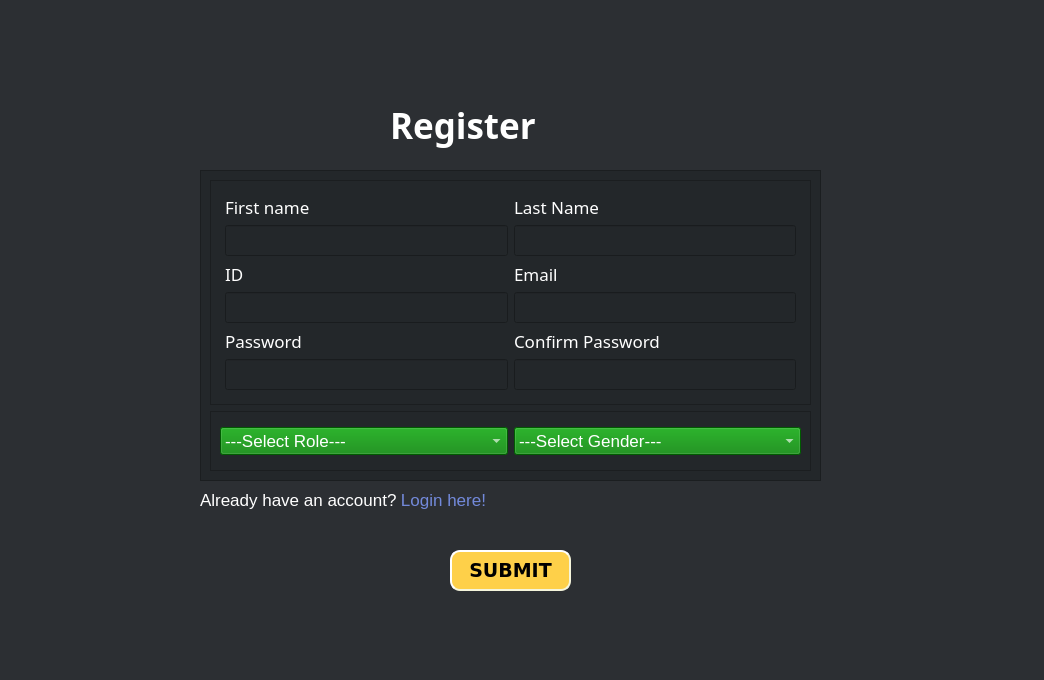
<?xml version="1.0" encoding="UTF-8"?>
<ui version="4.0">
 <class>Form</class>
 <widget class="QWidget" name="Form">
  <property name="geometry">
   <rect>
    <x>0</x>
    <y>0</y>
    <width>1044</width>
    <height>680</height>
   </rect>
  </property>
  <property name="windowTitle">
   <string>Form</string>
  </property>
  <property name="styleSheet">
   <string notr="true">background-color:#2C2F33;</string>
  </property>
  <widget class="QLabel" name="label_4">
   <property name="geometry">
    <rect>
     <x>-120</x>
     <y>330</y>
     <width>391</width>
     <height>411</height>
    </rect>
   </property>
   <property name="text">
    <string>&lt;html&gt;&lt;head/&gt;&lt;body&gt;&lt;p&gt;&lt;img src=&quot;:/illustrations/imgs/8.png&quot;/&gt;&lt;/p&gt;&lt;/body&gt;&lt;/html&gt;</string>
   </property>
  </widget>
  <widget class="QLabel" name="label_10">
   <property name="geometry">
    <rect>
     <x>-110</x>
     <y>-210</y>
     <width>321</width>
     <height>341</height>
    </rect>
   </property>
   <property name="text">
    <string>&lt;html&gt;&lt;head/&gt;&lt;body&gt;&lt;p&gt;&lt;img src=&quot;:/bg/Beige Minimal Personal Make Up Artist Logo.png&quot;/&gt;&lt;img src=&quot;:/illustrations/imgs/11.png&quot;/&gt;&lt;/p&gt;&lt;/body&gt;&lt;/html&gt;</string>
   </property>
  </widget>
  <widget class="QFrame" name="frame_2">
   <property name="geometry">
    <rect>
     <x>200</x>
     <y>170</y>
     <width>621</width>
     <height>311</height>
    </rect>
   </property>
   <property name="styleSheet">
    <string notr="true">background-color: #23272A;
</string>
   </property>
   <property name="frameShape">
    <enum>QFrame::StyledPanel</enum>
   </property>
   <property name="frameShadow">
    <enum>QFrame::Raised</enum>
   </property>
   <layout class="QGridLayout" name="gridLayout_2">
    <item row="0" column="0">
     <widget class="QFrame" name="frame_3">
      <property name="styleSheet">
       <string notr="true"/>
      </property>
      <property name="frameShape">
       <enum>QFrame::StyledPanel</enum>
      </property>
      <property name="frameShadow">
       <enum>QFrame::Raised</enum>
      </property>
      <layout class="QGridLayout" name="gridLayout_3">
       <item row="0" column="0">
        <layout class="QGridLayout" name="gridLayout">
         <property name="leftMargin">
          <number>5</number>
         </property>
         <property name="topMargin">
          <number>5</number>
         </property>
         <property name="rightMargin">
          <number>5</number>
         </property>
         <property name="bottomMargin">
          <number>5</number>
         </property>
         <item row="6" column="1">
          <widget class="QLineEdit" name="confirmPswd">
           <property name="font">
            <font>
             <pointsize>14</pointsize>
            </font>
           </property>
           <property name="styleSheet">
            <string notr="true">QLineEdit{
	color:white;
}

QLineEdit:focus{
	border: 1px solid rgb(170, 255, 0)  ;
}</string>
           </property>
           <property name="text">
            <string/>
           </property>
           <property name="echoMode">
            <enum>QLineEdit::Password</enum>
           </property>
          </widget>
         </item>
         <item row="4" column="0">
          <widget class="QLineEdit" name="id">
           <property name="font">
            <font>
             <pointsize>14</pointsize>
            </font>
           </property>
           <property name="styleSheet">
            <string notr="true">QLineEdit{
	color:white;
}

QLineEdit:focus{
	border: 1px solid rgb(170, 255, 0)  ;
}</string>
           </property>
           <property name="text">
            <string/>
           </property>
          </widget>
         </item>
         <item row="5" column="1">
          <widget class="QLabel" name="label_5">
           <property name="font">
            <font>
             <family>padmaa</family>
             <pointsize>13</pointsize>
            </font>
           </property>
           <property name="styleSheet">
            <string notr="true">color: white;</string>
           </property>
           <property name="text">
            <string>Confirm Password</string>
           </property>
          </widget>
         </item>
         <item row="3" column="0">
          <widget class="QLabel" name="label_7">
           <property name="font">
            <font>
             <family>padmaa</family>
             <pointsize>13</pointsize>
             <weight>50</weight>
             <bold>false</bold>
            </font>
           </property>
           <property name="styleSheet">
            <string notr="true">color: white;</string>
           </property>
           <property name="text">
            <string>ID</string>
           </property>
          </widget>
         </item>
         <item row="2" column="0">
          <widget class="QLineEdit" name="fname">
           <property name="font">
            <font>
             <pointsize>14</pointsize>
            </font>
           </property>
           <property name="styleSheet">
            <string notr="true">QLineEdit{
	color:white;
}

QLineEdit:focus{
	border: 1px solid rgb(170, 255, 0)  ;
}</string>
           </property>
          </widget>
         </item>
         <item row="3" column="1">
          <widget class="QLabel" name="label_8">
           <property name="font">
            <font>
             <family>padmaa</family>
             <pointsize>13</pointsize>
            </font>
           </property>
           <property name="styleSheet">
            <string notr="true">color: white;</string>
           </property>
           <property name="text">
            <string>Email</string>
           </property>
          </widget>
         </item>
         <item row="6" column="0">
          <widget class="QLineEdit" name="pswd">
           <property name="font">
            <font>
             <pointsize>14</pointsize>
            </font>
           </property>
           <property name="styleSheet">
            <string notr="true">QLineEdit{
	color:white;
}

QLineEdit:focus{
	border: 1px solid rgb(170, 255, 0)  ;
}</string>
           </property>
           <property name="echoMode">
            <enum>QLineEdit::Password</enum>
           </property>
          </widget>
         </item>
         <item row="5" column="0">
          <widget class="QLabel" name="label">
           <property name="font">
            <font>
             <family>padmaa</family>
             <pointsize>13</pointsize>
            </font>
           </property>
           <property name="styleSheet">
            <string notr="true">color: white;</string>
           </property>
           <property name="text">
            <string>Password</string>
           </property>
          </widget>
         </item>
         <item row="0" column="1">
          <widget class="QLabel" name="label_2">
           <property name="font">
            <font>
             <family>padmaa</family>
             <pointsize>13</pointsize>
             <weight>50</weight>
             <bold>false</bold>
            </font>
           </property>
           <property name="styleSheet">
            <string notr="true">color:white;</string>
           </property>
           <property name="text">
            <string>Last Name</string>
           </property>
          </widget>
         </item>
         <item row="2" column="1">
          <widget class="QLineEdit" name="lname">
           <property name="font">
            <font>
             <pointsize>14</pointsize>
            </font>
           </property>
           <property name="styleSheet">
            <string notr="true">QLineEdit{
	color:white;
}

QLineEdit:focus{
	border: 1px solid rgb(170, 255, 0)  ;
}</string>
           </property>
          </widget>
         </item>
         <item row="4" column="1">
          <widget class="QLineEdit" name="email">
           <property name="font">
            <font>
             <pointsize>14</pointsize>
            </font>
           </property>
           <property name="styleSheet">
            <string notr="true">QLineEdit{
	color:white;
}

QLineEdit:focus{
	border: 1px solid rgb(170, 255, 0)  ;
}</string>
           </property>
          </widget>
         </item>
         <item row="0" column="0">
          <widget class="QLabel" name="label_6">
           <property name="font">
            <font>
             <family>padmaa</family>
             <pointsize>13</pointsize>
             <weight>50</weight>
             <bold>false</bold>
            </font>
           </property>
           <property name="styleSheet">
            <string notr="true">color: white;</string>
           </property>
           <property name="text">
            <string>First name</string>
           </property>
          </widget>
         </item>
        </layout>
       </item>
      </layout>
     </widget>
    </item>
    <item row="1" column="0">
     <widget class="QFrame" name="frame">
      <property name="styleSheet">
       <string notr="true">QComboBox { background-color: green; }</string>
      </property>
      <property name="frameShape">
       <enum>QFrame::StyledPanel</enum>
      </property>
      <property name="frameShadow">
       <enum>QFrame::Raised</enum>
      </property>
      <layout class="QHBoxLayout" name="horizontalLayout">
       <item>
        <widget class="QComboBox" name="utype">
         <property name="font">
          <font>
           <pointsize>13</pointsize>
          </font>
         </property>
         <property name="styleSheet">
          <string notr="true">color:white;</string>
         </property>
         <item>
          <property name="text">
           <string>---Select Role---</string>
          </property>
         </item>
         <item>
          <property name="text">
           <string>Teacher</string>
          </property>
         </item>
         <item>
          <property name="text">
           <string>Student</string>
          </property>
         </item>
         <item>
          <property name="text">
           <string/>
          </property>
         </item>
        </widget>
       </item>
       <item>
        <widget class="QComboBox" name="gender">
         <property name="font">
          <font>
           <pointsize>13</pointsize>
          </font>
         </property>
         <property name="styleSheet">
          <string notr="true">color:white;
border-color:green;</string>
         </property>
         <item>
          <property name="text">
           <string>---Select Gender---</string>
          </property>
         </item>
         <item>
          <property name="text">
           <string>Female</string>
          </property>
         </item>
         <item>
          <property name="text">
           <string>Male</string>
          </property>
         </item>
         <item>
          <property name="text">
           <string/>
          </property>
         </item>
        </widget>
       </item>
      </layout>
     </widget>
    </item>
   </layout>
  </widget>
  <widget class="QLabel" name="label_9">
   <property name="geometry">
    <rect>
     <x>690</x>
     <y>130</y>
     <width>591</width>
     <height>611</height>
    </rect>
   </property>
   <property name="text">
    <string>&lt;html&gt;&lt;head/&gt;&lt;body&gt;&lt;p&gt;&lt;img src=&quot;:/illustrations/imgs/3.png&quot;/&gt;&lt;/p&gt;&lt;/body&gt;&lt;/html&gt;</string>
   </property>
  </widget>
  <widget class="QPushButton" name="submit_btn">
   <property name="geometry">
    <rect>
     <x>450</x>
     <y>550</y>
     <width>121</width>
     <height>41</height>
    </rect>
   </property>
   <property name="font">
    <font>
     <family>DejaVu Sans</family>
     <pointsize>14</pointsize>
     <weight>75</weight>
     <italic>false</italic>
     <bold>true</bold>
     <strikeout>false</strikeout>
     <kerning>false</kerning>
    </font>
   </property>
   <property name="styleSheet">
    <string notr="true">QPushButton{
	background-color: #FED049;
	border-style: outset;
	border-width: 2px;
	border-radius: 10px;
	border-color: beige;
	padding: 6px;
}

QPushButton:hover{
		background-color: #7289DA;
		color: white;
}</string>
   </property>
   <property name="text">
    <string>SUBMIT</string>
   </property>
  </widget>
  <widget class="QLabel" name="label_11">
   <property name="geometry">
    <rect>
     <x>200</x>
     <y>490</y>
     <width>198</width>
     <height>20</height>
    </rect>
   </property>
   <property name="font">
    <font>
     <pointsize>13</pointsize>
    </font>
   </property>
   <property name="styleSheet">
    <string notr="true">color: white;</string>
   </property>
   <property name="text">
    <string>Already have an account? </string>
   </property>
  </widget>
  <widget class="QLabel" name="label_3">
   <property name="geometry">
    <rect>
     <x>390</x>
     <y>100</y>
     <width>181</width>
     <height>51</height>
    </rect>
   </property>
   <property name="font">
    <font>
     <family>Sitka Text</family>
     <pointsize>26</pointsize>
     <weight>75</weight>
     <bold>true</bold>
     <underline>false</underline>
    </font>
   </property>
   <property name="styleSheet">
    <string notr="true">color: white;</string>
   </property>
   <property name="text">
    <string>Register</string>
   </property>
  </widget>
  <widget class="QPushButton" name="btn_switch_login">
   <property name="geometry">
    <rect>
     <x>394</x>
     <y>485</y>
     <width>99</width>
     <height>30</height>
    </rect>
   </property>
   <property name="font">
    <font>
     <pointsize>13</pointsize>
    </font>
   </property>
   <property name="styleSheet">
    <string notr="true">QPushButton{
	color: #7289da;
	background-color:#2C2F33;
}</string>
   </property>
   <property name="text">
    <string>Login here!</string>
   </property>
   <property name="flat">
    <bool>true</bool>
   </property>
  </widget>
  <zorder>label_9</zorder>
  <zorder>label_4</zorder>
  <zorder>label_10</zorder>
  <zorder>frame_2</zorder>
  <zorder>submit_btn</zorder>
  <zorder>label_11</zorder>
  <zorder>label_3</zorder>
  <zorder>btn_switch_login</zorder>
 </widget>
 <resources>
  <include location="res.qrc"/>
 </resources>
 <connections/>
</ui>
